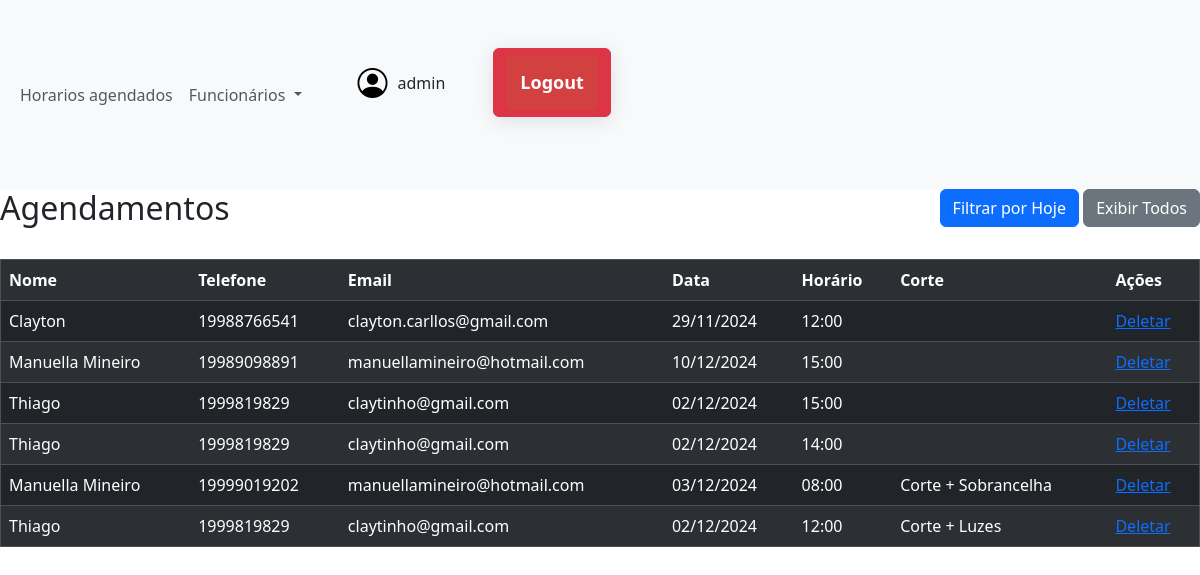
Page /agendamentos (signed in) on the committed database.
### app.py (models this page shows)
class Agendamento(db.Model):
    id = db.Column(db.Integer, primary_key=True)
    nome = db.Column(db.String(100), nullable=False)
    telefone = db.Column(db.String(20), nullable=False)
    email = db.Column(db.String(120), nullable=False)
    data = db.Column(db.Date, nullable=False)
    horario = db.Column(db.String(5), nullable=False)
    mensagem = db.Column(db.Text, nullable=True)

### app.py (the view)
@app.route('/agendamentos')
def lista_agendamentos():
    if 'usuario_id' not in session:
        flash('Você precisa estar logado para acessar esta página.', 'warning')
        return redirect(url_for('login'))
    nome_usuario = session.get('username')  # Obtém o nome do usuário da sessão
    filtrar_dia_atual = request.args.get('filtro', 'todos') == 'hoje'
    hoje = datetime.now().date()
    if filtrar_dia_atual:
        agendamentos = Agendamento.query.filter_by(data=hoje).all()
    else:
        agendamentos = Agendamento.query.all()
    return render_template(
        'lista_agendamentos.html',
        agendamentos=agendamentos,
        nome_usuario=nome_usuario,
        filtro=filtrar_dia_atual
    )
    agendamentos = Agendamento.query.all()  # Recupera todos os agendamentos do banco de dados
    return render_template('lista_agendamentos.html', agendamentos=agendamentos, nome_usuario=nome_usuario)

### templates/lista_agendamentos.html (shortened to what this page needs)
<!DOCTYPE html>
<html lang="pt-br">
<head>
    <link rel="stylesheet" href="../static/style.css"/>
    <link href="https://cdn.jsdelivr.net/npm/bootstrap@5.3.3/dist/css/bootstrap.min.css" rel="stylesheet">
    <link rel="stylesheet" href="https://cdn.jsdelivr.net/npm/bootstrap-icons@1.11.3/font/bootstrap-icons.min.css">
</head>
<body>
    <header>
        <nav class="navbar navbar-expand-lg bg-body-tertiary">
            <div class="container-fluid">
                <div class="collapse navbar-collapse" id="navbarNavDropdown">
                    <ul class="navbar-nav">
                        <li class="nav-item">
                            <a class="nav-link" onclick="window.location.href=`http://127.0.0.1:5000/agendamentos`">Horarios agendados</a>
                        </li>
                        <li class="nav-item dropdown">
                            <a class="nav-link dropdown-toggle" href="#" role="button" data-bs-toggle="dropdown" aria-expanded="false">
                                Funcionários
                            </a>
                        </li>
                    </ul>
                    <div class="user-login d-flex align-items-center mb-4 ms-5">
                        <i class="bi bi-person-circle" style="color:black; font-size: 30px; margin-right: 10px;" id="loginIcon" onclick="toggleLogin()"></i>
                        <span id="userName">{{ nome_usuario }}</span>
                        <form class="btn btn-danger ms-5" action="{{ url_for('logout') }}" method="GET">
                            <button class="btn danger" type="submit">Logout</button>
                        </form>
                    </div>
                </div>
            </div>
        </nav>
    </header>
    <div class="d-flex justify-content-between mb-4">
        <h2>Agendamentos</h2>
        <div>
            <a href="{{ url_for('lista_agendamentos', filtro='hoje') }}" class="btn btn-primary">
                Filtrar por Hoje
            </a>
            <a href="{{ url_for('lista_agendamentos') }}" class="btn btn-secondary">
                Exibir Todos
            </a>
        </div>
    </div>
    <table class="table table-dark table-striped" border="1">
        <tr>
            <th>Nome</th>
            <th>Telefone</th>
            <th>Email</th>
            <th>Data</th>
            <th>Horário</th>
            <th>Corte</th>
            <th>Ações</th>
        </tr>
        {% for agendamento in agendamentos %}
        <tr>
            <td>{{ agendamento.nome }}</td>
            <td>{{ agendamento.telefone }}</td>
            <td>{{ agendamento.email }}</td>
            <td>{{ agendamento.data.strftime('%d/%m/%Y') }}</td>
            <td>{{ agendamento.horario }}</td>
            <td>{{ agendamento.mensagem }}</td>
            <td><a href="{{ url_for('deletar', id=agendamento.id) }}" onclick="return confirm('Tem certeza que deseja excluir?');">Deletar</a></td>
        </tr>
        {% endfor %}
    </table>
</body>
</html>

### static/style.css (style rules this page uses)
* { margin: 0; padding: 0; box-sizing: border-box; outline: 0; }
body { font-family: 'Sora', sans-serif; background-color: #06121e; width: 100%; height: 100vh; position: relative; }
form { max-width: 600px; margin: 40px auto; padding: 20px; background-color: #fff; border-radius: 8px; box-shadow: 0px 4px 20px rgba(0, 0, 0, 0.1); display: flex; flex-direction: column; }
h2 { text-align: center; color: #06121e; font-size: 28px; margin-bottom: 20px; }
button[type="submit"] { padding: 14px; color: #fff; background-color: #d34040; border: none; font-size: 18px; font-weight: 600; border-radius: 6px; cursor: pointer; transition: background-color 0.3s ease; }
header { width: 100%; }
i { color: #fff; }
.nav-item { cursor: pointer; border:none; }
.user-login { border-left: 60vw; }

### rows in the picture
Agendamento: nome "Clayton", telefone "19988766541", email "clayton.carllos@gmail.com", data "29/11/2024", horario "12:00"
Agendamento: nome "Manuella Mineiro", telefone "19989098891", email "manuellamineiro@hotmail.com", data "10/12/2024", horario "15:00"
Agendamento: nome "Thiago", telefone "1999819829", email "claytinho@gmail.com", data "02/12/2024", horario "15:00"
Agendamento: nome "Thiago", telefone "1999819829", email "claytinho@gmail.com", data "02/12/2024", horario "14:00"
Agendamento: nome "Manuella Mineiro", telefone "19999019202", email "manuellamineiro@hotmail.com", data "03/12/2024", horario "08:00", mensagem "Corte + Sobrancelha"
Agendamento: nome "Thiago", telefone "1999819829", email "claytinho@gmail.com", data "02/12/2024", horario "12:00", mensagem "Corte + Luzes"

### other values in the picture
{{ nome_usuario }} "admin"
